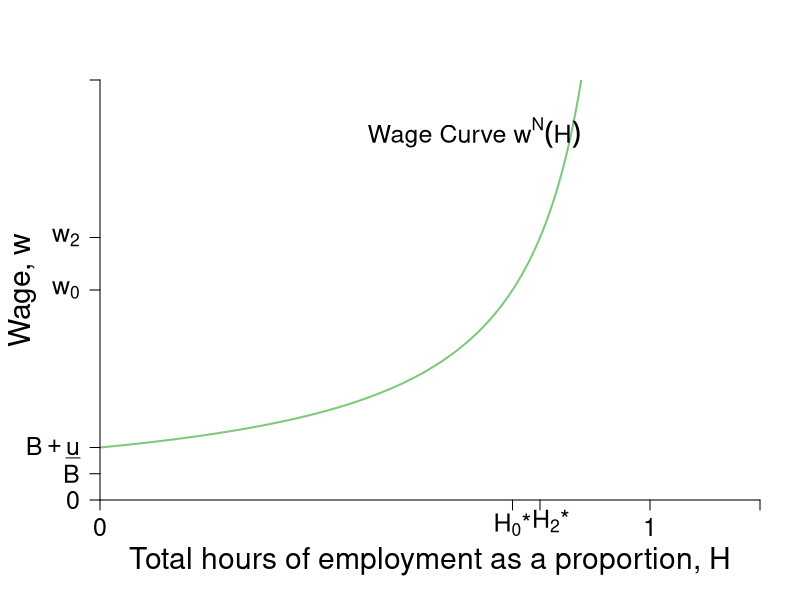

The R script that drew this image: (Note: this script raises an error after producing the figure.)
require(shape)
require(plotrix)
pdf(file = "employment/employment_unions.pdf", width = 9, height = 7)

#Set parameters for graphics
axislabelsize <- 1.8
labelsize <- 1.5
namesize <- 1.8
annotatesize <- 1.5
graphlinewidth <- 2
segmentlinewidth <- 1.5

COL <- c("#7fc97f", "#beaed4", "#fdc086", "#ffff99", "#386cb0", "#f0027f", "#bf5b17", "#666666")
COLA <- c("#99d8c9","#66c2a4","#41ae76", "#238b45", "#005824")
COLB <- c("#4eb3d3", "#2b8cbe", "#0868ac","#084081")

WageFn <- function(H, delta = 5) {
  delta /(1 - H)
}

#COL <- c("#1B9E77", "#D95F02", "#7570B3", "#E7298A", "#66A61E", "#E6AB02", "#A6761D", "#666666")
COL <- c("#7fc97f", "#beaed4", "#fdc086", "#ffff99")
par(mar =  c(5, 5, 4, 2))
xlims <- c(0, 1.2)
ylims <- c(0, 40)


plot(0, 0, xlim = xlims, ylim = ylims, type = "n",
     xlab = expression(paste("Total hours of employment as a proportion, ", H)),
     ylab = expression(paste("Wage, ", w)),
     xaxt = "n", 
     yaxt = "n",
     cex.lab = axislabelsize, 
     bty = "n", 
     xaxs="i", 
     yaxs="i")

npts <- 500 
npts2 <- 501
#Specify the sequences of points for graphing. 
xx1 <- seq(xlims[1], 0.9, length.out = npts)
xx2 <- seq(xlims[1], xlims[2], length.out = npts)
xx3 <- seq(xlims[1], xlims[2], length.out = npts2)
xx4 <- seq(xlims[1], 25, length.out = npts2)

#Draw the lines for the graphs
lines(xx1, WageFn(xx1), col = COL[1], lwd = graphlinewidth)
#lines(xx2, solowCondition(xx2, delta = 5), col = COL[3], lwd = 4)
#lines(xx2, solowInfeas(xx2, delta = 5), col = COL[1], lwd = 4, lty = 2)

#Customize ticks and labels for the plot
ticksy <- c(0, 2.5, 5, 20, 25,  40)
ylabels <- c(0, expression(paste(B)), expression(paste(B+underline(u))), expression(paste(w[0])), expression(paste(w[2])), NA)
ticksx <- c(0, 0.75, 0.8, 1, xlims[2])
#xlabels <- c(0, expression(paste(H[0],"*")), expression(paste(H[2],"*")), 1.0, NA)
xlabels <- c(0, expression(paste(H[0],"*")), NA, 1.0, NA)
axis(1, at = ticksx, pos = 0, labels = xlabels, cex.axis = labelsize)
axis(2, at = ticksy, pos = 0, labels = ylabels, las = 1, cex.axis = labelsize)

#x-axis tick label 
text(0.82, -2, expression(paste(H[2],"*")), cex = labelsize,xpd = TRUE)

#Annotation of the  graphs
text(0.68, 35, expression(paste("Wage Curve ", w^N*(H))), cex = labelsize)

#segments(1, 0, 1, 42, lty = 2, lwd = 3, col = "darkgray")
segments(0.75, 0, 0.75, 20, lty = 2, lwd = segmentlinewidth, col = grays[20], xpd = TRUE)

#Arrows(0.85, 15, 0.85, 24, col = "black", lty = 1, lwd = 2, arr.type = "triangle")
#Arrows(0.85, 15, 0.85, 6, col = "black", lty = 1, lwd = 2, arr.type = "triangle")
#text(0.98, 14.5, expression(paste("Employment rent")))
#text(0.98, 12.5, expression(paste("increases with union")))

#Original Zero profit condition 
segments(0, 20, 0.75, 20, lty = 1, lwd = graphlinewidth, col = COLB[3])
segments(0.75, 20, 1.2, 20, lty = 2, lwd = segmentlinewidth, col = COLB[3])

points(0.75, 20, pch = 16, col = "black", cex = 1.5)
text(0.73, 21.5, expression(paste(n[0])), cex = labelsize)


#Union Zero profit condition 
segments(0, 25, 0.8, 25, lty = 1, lwd = graphlinewidth, col = COLB[3])
segments(0.8, 25, 1.2, 25, lty = 2, lwd = segmentlinewidth, col = COLB[3])


Arrows(0.1, 20.5, 0.1, 23.5, col = "black", lty = 1, lwd = 2, arr.type = "triangle")
text(0.37, 22.5, expression(paste("Union raises productivity, ", gamma)), cex = labelsize)

segments(0.8, 0, 0.8, 25, lty = 2, lwd = segmentlinewidth, col = grays[20])
points(0.8, 25, pch = 16, col = "black", cex = 1.5)
text(0.78, 26.5, expression(paste(n[2])), cex = labelsize)
text(1.02, 27.8, expression(paste("Competition")), cex = labelsize)
text(1.02, 26, expression(paste("condition, ", w^C == w[2])), cex = labelsize)



#Unemployment benefits & a
#segments(0, 5, 1.2, 5, lty = 2, lwd = 2, col = "darkgray")
segments(0, 2.5, 1.2, 2.5, lty = 2, lwd = segmentlinewidth, col = grays[20])

#Zero profit condition
text(1.02, 23.3, expression(paste("Initial competition")), cex = labelsize)
text(1.02, 21.3, expression(paste("condition, ", w^C == w[0])), cex = labelsize)
#text(0.97, 6, expression(paste(B + a)))
#text(0.97, 3.5, expression(paste(B, " (unemployment benefits)")))
#text(1.08, 36, expression(paste("level of")))
#text(1.08, 34, expression(paste("employment, ", bar(H))))


dev.off()
